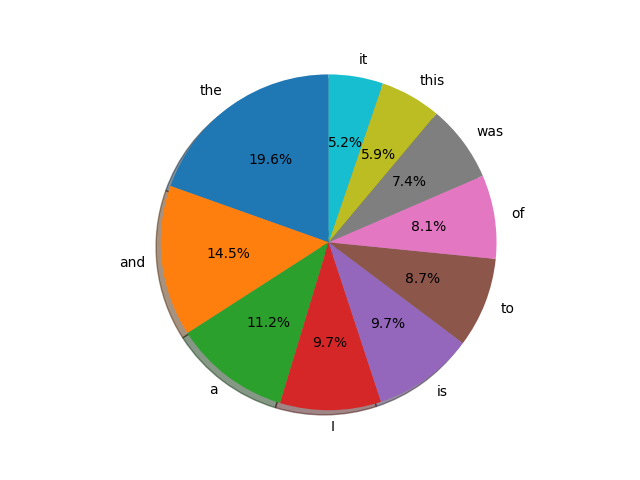

Reproduce this figure in Python.
import matplotlib.pyplot as plt
import os

# Pie chart, where the slices will be ordered and plotted counter-clockwise:
dir = "../../../mostPopularWords.txt"
files = os.listdir(dir)
file = [files[i] for i in range(len(files)) if files[i][-4:-1]+files[i][-1]=='0000'][0]

lines = []
with open(dir + "/" + file) as f:
   line = f.readline()
   while line:
       lines.append(line)
       line = f.readline()

labels = []
sizes = []
for line in lines:
    parts = line.strip('(').split(')')[0].split(',')
    print(parts)
    labels.append(parts[1])
    sizes.append(int(parts[0]))


fig1, ax1 = plt.subplots()
ax1.pie(sizes, labels=labels, autopct='%1.1f%%',
        shadow=True, startangle=90)
ax1.axis('equal')  # Equal aspect ratio ensures that pie is drawn as a circle.

plt.savefig('pie_chart.png')
